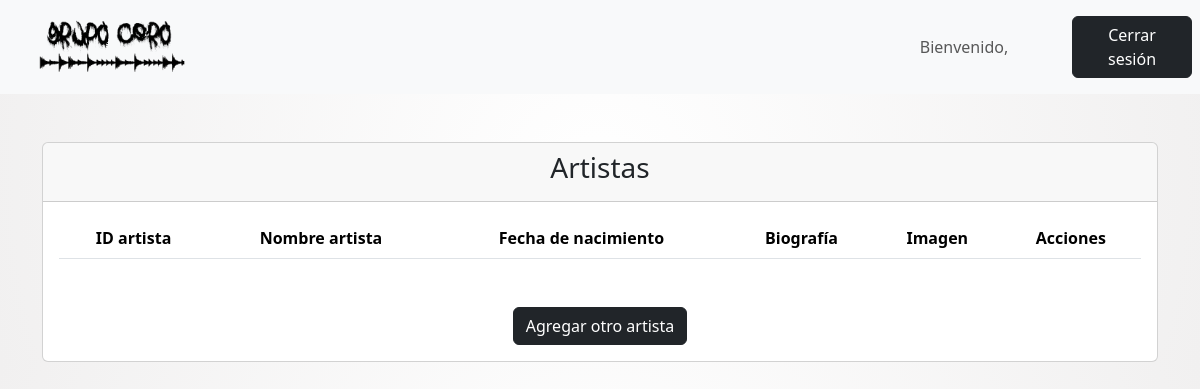
Page /artistasobjects/ on the earlier database version.
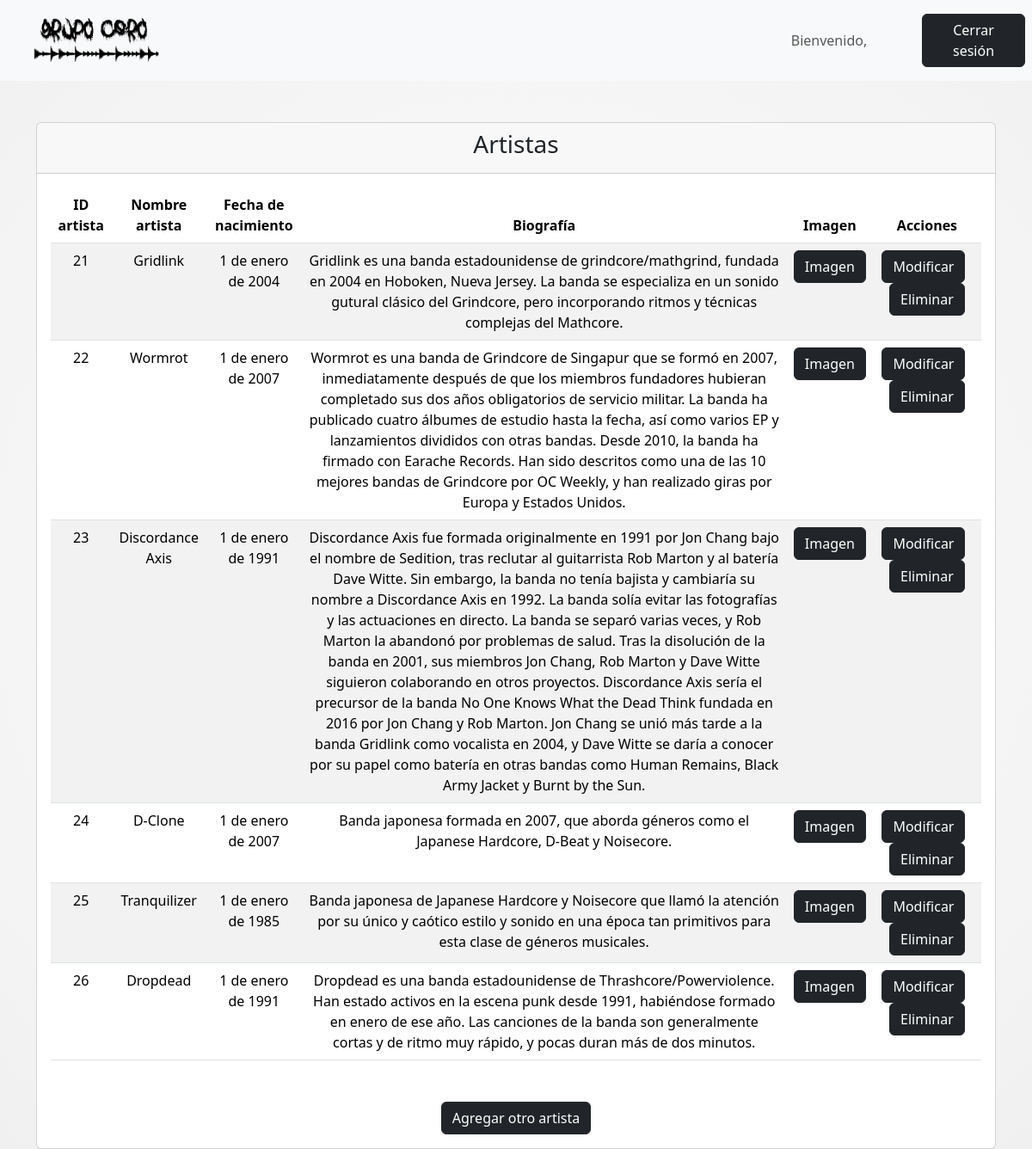
Same page on the later database version.
### core/models.py (models this page shows, shortened)
class Artista(models.Model):
    nombreArtista = models.CharField(max_length=50)
    fecha_nacimiento = models.DateField(null=True, blank=True)
    biografia = models.TextField()
    imagen = models.ImageField(upload_to='artistas/', null=False, blank=False)
    class Meta:
        verbose_name = "Artista"
        verbose_name_plural = "Artistas"

### core/views.py (the view)
# urls.py: path('artistasobjects/', artistasobjects, name='artistasobjects'),
def artistasobjects(request):
    auxArtObj = {
        'listaArtObj' : Artista.objects.all()
    }
    return render(request, 'core/miembros/artistas/artistasobjects.html', auxArtObj)

### core/templates/core/miembros/artistas/artistasobjects.html (shortened to what this page needs)
<!DOCTYPE html>
<html lang="es">
    {% load static %}
<head>
    <link href="https://cdn.jsdelivr.net/npm/bootstrap@5.3.3/dist/css/bootstrap.min.css" rel="stylesheet">
    <link rel="stylesheet" href="{% static 'core/css/style.css' %}">
</head>
<body>
<nav class="navbar navbar-expand-sm bg-light navbar-light justify-content-center">
    <div class="container-fluid">
        <a class="navbar-brand" href="{% url 'miembrosindex' %}">
            <img src="{% static 'core/img/LOGO.png' %}" alt="Avatar Logo" style="width:200px;" class="rounded-pill">
        </a>
    </div>
    <ul class="navbar-nav">
        <li class="nav-item">
            <a class="nav-link text-center" style="width:200px;">Bienvenido, {{ user.username }}</a>
        </li>
    </ul>
    <ul class="navbar-nav">
        <li class="nav-item">
            <a class="nav-link" href="{% url 'logout' %}">
                <button class="btn btn-dark" type="button" style="width:120px;">Cerrar sesión</button>
            </a>
        </li>
    </ul>
</nav>
<div class="container mt-5 text-center">
    <div class="card">
        <div class="card-header">
            <h3 class="card-title">Artistas</h3>
        </div>
        <div class="card-body">
            <table class="table table-striped mb-5">
                <thead>
                    <tr>
                        <th scope="col">ID artista</th>
                        <th scope="col">Nombre artista</th>
                        <th scope="col">Fecha de nacimiento</th>
                        <th scope="col">Biografía</th>
                        <th scope="col">Imagen</th>
                        <th scope="col">Acciones</th>
                    </tr>
                </thead>
                <tbody>
                    {% for auxArtObj in listaArtObj %}
                    <tr>
                        <td>{{ auxArtObj.pk }}</td>
                        <td>{{ auxArtObj.nombreArtista }}</td>
                        <td>{{ auxArtObj.fecha_nacimiento }}</td>
                        <td>{{ auxArtObj.biografia }}</td>
                        <td>
                            {% if auxArtObj.imagen %}
                                <a href="#" class="btn btn-dark" data-bs-toggle="modal" data-bs-target="#modalImagen{{ auxArtObj.pk }}">Imagen</a>
                            {% endif %}
                        </td>
                        <td>
                            <a href="{% url 'artistasupdate' auxArtObj.pk %}" class="btn btn-dark me-2">Modificar</a>
                            <button type="button" class="btn btn-dark" data-bs-toggle="modal" data-bs-target="#confirmModal{{ auxArtObj.pk }}">
                                Eliminar
                            </button>
                        </td>
                    </tr>
                    {% endfor %}
                </tbody>
            </table>
            <div class="text-center">
                <a href="{% url 'artistasadd' %}" class="btn btn-dark">Agregar otro artista</a>
            </div>
        </div>
    </div>
</div>
</body>
</html>

Differences in the rows shown:
added Artista: pk "21", nombreArtista "Gridlink", fecha_nacimiento "1 de enero de 2004", biografia "Gridlink es una banda estadounidense de grindcore/mathgrind, fundada en 2004 en Hoboken, Nueva Jersey. La banda se especializa en un sonido gutural clásico del Grindcore, pero incorporando ritmos y técnicas complejas del Mathcore."
added Artista: pk "22", nombreArtista "Wormrot", fecha_nacimiento "1 de enero de 2007", biografia "Wormrot es una banda de Grindcore de Singapur que se formó en 2007, inmediatamente después de que los miembros fundadores hubieran completado sus dos años obligatorios de servicio militar. La banda ha publicado cuatro álbumes de estudio hasta la fecha, así como varios EP y lanzamientos divididos con otras bandas. Desde 2010, la banda ha firmado con Earache Records. Han sido descritos como una de las 10 mejores bandas de Grindcore por OC Weekly, y han realizado giras por Europa y Estados Unidos."
added Artista: pk "23", nombreArtista "Discordance Axis", fecha_nacimiento "1 de enero de 1991", biografia "Discordance Axis fue formada originalmente en 1991 por Jon Chang bajo el nombre de Sedition, tras reclutar al guitarrista Rob Marton y al batería Dave Witte. Sin embargo, la banda no tenía bajista y cambiaría su nombre a Discordance Axis en 1992. La banda solía evitar las fotografías y las actuaciones en directo. La banda se separó varias veces, y Rob Marton la abandonó por problemas de salud. Tras la disolución de la banda en 2001, sus miembros Jon Chang, Rob Marton y Dave Witte siguieron colaborando en otros proyectos. Discordance Axis sería el precursor de la banda No One Knows What the Dead Think fundada en 2016 por Jon Chang y Rob Marton. Jon Chang se unió más tarde a la banda Gridlink…"
added Artista: pk "24", nombreArtista "D-Clone", fecha_nacimiento "1 de enero de 2007", biografia "Banda japonesa formada en 2007, que aborda géneros como el Japanese Hardcore, D-Beat y Noisecore."
added Artista: pk "25", nombreArtista "Tranquilizer", fecha_nacimiento "1 de enero de 1985", biografia "Banda japonesa de Japanese Hardcore y Noisecore que llamó la atención por su único y caótico estilo y sonido en una época tan primitivos para esta clase de géneros musicales."
added Artista: pk "26", nombreArtista "Dropdead", fecha_nacimiento "1 de enero de 1991", biografia "Dropdead es una banda estadounidense de Thrashcore/Powerviolence. Han estado activos en la escena punk desde 1991, habiéndose formado en enero de ese año. Las canciones de la banda son generalmente cortas y de ritmo muy rápido, y pocas duran más de dos minutos."
